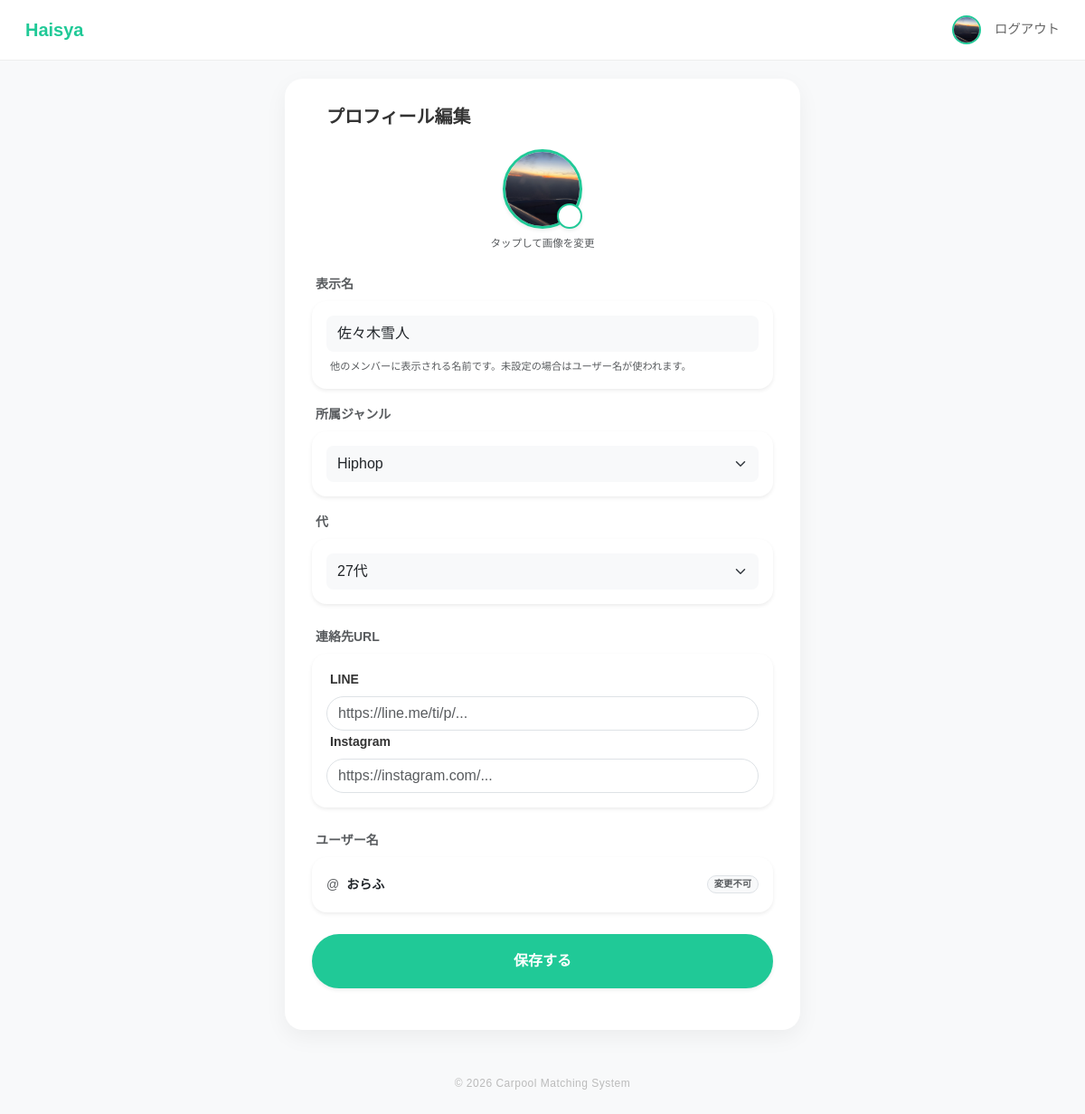
/profile/edit (signed in), run on the app's committed database.
### app/models/user.py (models this page shows, shortened)
class User(db.Model, UserMixin):
    __tablename__ = "users"
    id = db.Column(db.Integer, primary_key=True)
    username = db.Column(db.String(50), unique=True, nullable=False)
    password = db.Column(db.String(200), nullable=False)
    display_name = db.Column(db.String(50))
    icon = db.Column(db.String(200), default="default.png")
    genre = db.Column(db.String(50))  # 所属ジャンル
    age = db.Column(db.Integer)
    line_url = db.Column(db.String(200), nullable=True)
    insta_url = db.Column(db.String(200), nullable=True)

### app/profiles/routes.py (the view, shortened to what this page needs)
@profile_bp.route('/edit', methods=['GET', 'POST'])
@login_required
def edit():
    return render_template('profile_setting.html')

### app/models/user.py (called while the page is built)
@login_manager.user_loader
def load_user(user_id):
    return User.query.get(int(user_id))

### app/templates/profile_setting.html (shortened to what this page needs)
{% extends "layout.html" %}
{% block content %}
<div class="d-flex align-items-center mb-4">
    <h5 class="fw-bold mb-0">プロフィール編集</h5>
</div>
<form action="{{ url_for('profile.edit') }}" method="POST" enctype="multipart/form-data">
    <div class="text-center mb-4">
        <div class="position-relative d-inline-block">
            <img id="iconPreview"
                 src="{{ url_for('static', filename=current_user.icon or 'default.png') }}"
                 alt="アイコン"
                 class="rounded-circle shadow-sm"
                 style="width: 88px; height: 88px; object-fit: cover;
                        border: 3px solid var(--walica-green);">
            <label for="iconInput"
                   class="position-absolute bottom-0 end-0 rounded-circle d-flex align-items-center justify-content-center bg-white shadow-sm"
                   style="width: 28px; height: 28px; cursor: pointer;
                          border: 2px solid var(--walica-green);">
            </label>
        </div>
        <p class="text-muted mt-2 mb-0" style="font-size: 0.72rem;">タップして画像を変更</p>
    </div>
    <div class="mb-3">
        <label class="form-label small fw-bold text-muted px-1">表示名</label>
        <div class="bg-white rounded-4 p-3 shadow-sm">
            <input type="text"
                   name="display_name"
                   class="form-control border-0 bg-light py-2 rounded-3"
                   placeholder="例：田中太郎"
                   value="{{ current_user.display_name or '' }}"
                   maxlength="50">
            <small class="text-muted mt-2 d-block" style="font-size: 0.7rem;">
                他のメンバーに表示される名前です。未設定の場合はユーザー名が使われます。
            </small>
        </div>
    </div>
    <div class="mb-3">
        <label class="form-label small fw-bold text-muted px-1">所属ジャンル</label>
        <div class="bg-white rounded-4 p-3 shadow-sm">
            <select name="genre" class="form-select border-0 bg-light py-2 rounded-3">
                <option value="hiphop" {% if current_user.genre == 'hiphop' %}selected{% endif %}>Hiphop</option>
            </select>
        </div>
    </div>
    <div class="mb-4">
        <label class="form-label small fw-bold text-muted px-1">代</label>
        <div class="bg-white rounded-4 p-3 shadow-sm">
            <select name="age" class="form-select border-0 bg-light py-2 rounded-3">
                {% for i in range(1, 51) %}
                    <option value="{{ i }}" {% if current_user.age == i %}selected{% endif %}>
                        {{ i }}代
                    </option>
                {% endfor %}
            </select>
        </div>
    </div>
    <div class="mb-4">
        <label class="form-label small fw-bold text-muted px-1">連絡先URL</label>
        <div class="bg-white rounded-4 p-3 shadow-sm">
            <label class="fw-bold small mb-2">LINE</label>
            <input type="url" name="line_url" class="form-control rounded-pill"
                value="{{ current_user.line_url or '' }}" placeholder="https://line.me/ti/p/...">
            <label class="fw-bold small mb-2">Instagram</label>
            <input type="url" name="insta_url" class="form-control rounded-pill"
                value="{{ current_user.insta_url or '' }}" placeholder="https://instagram.com/...">
        </div>
    </div>
    <div class="mb-4">
        <label class="form-label small fw-bold text-muted px-1">ユーザー名</label>
        <div class="bg-white rounded-4 p-3 shadow-sm">
            <div class="d-flex align-items-center gap-2 py-1">
                <span class="text-muted small">@</span>
                <span class="fw-bold text-dark small">{{ current_user.username }}</span>
                <span class="ms-auto badge bg-light text-muted border rounded-pill"
                      style="font-size: 0.65rem;">変更不可</span>
            </div>
        </div>
    </div>
    <div class="d-grid mt-4 mb-3">
        <button type="submit" class="btn btn-walica-reverce py-3 fw-bold rounded-pill shadow-sm">
            保存する
        </button>
    </div>
</form>
{% endblock %}

### app/templates/layout.html (shortened to what this page needs)
<!DOCTYPE html>
<html lang="ja">
<head>
    <link href="https://cdn.jsdelivr.net/npm/bootstrap@5.3.3/dist/css/bootstrap.min.css" rel="stylesheet">
    <link rel="stylesheet" href="{{ url_for('static', filename='main.css') }}">
</head>
<body>
<nav class="navbar navbar-walica sticky-top">
    <div class="container-fluid d-flex align-items-center">
        <a class="navbar-brand" href="/">Haisya</a>
        <div class="ms-auto d-flex align-items-center">
            {% if current_user.is_authenticated %}
                <a href="{{ url_for('profile.edit') }}" class="text-decoration-none ms-3">
                    {% set has_icon = current_user.icon and current_user.icon != 'default.png' %}
                    {% if has_icon %}
                    <img src="{{ url_for('static', filename=current_user.icon) }}"
                        alt="プロフィール"
                        class="rounded-circle"
                        style="width: 32px; height: 32px; object-fit: cover;
                                border: 2px solid var(--walica-green);">
                    {% endif %}
                </a>
                <a href="/logout" class="nav-link-custom">ログアウト</a>
            {% else %}
                <a href="/login" class="nav-link-custom">ログイン</a>
                <a href="/register" class="btn btn-walica-reverce ms-3 py-1 px-3" style="font-size:0.85rem;">新規登録</a>
            {% endif %}
        </div>
    </div>
</nav>
<div class="main-container">
    <div class="main-card">
        {% block content %}{% endblock %}
    </div>
    <footer>
        &copy; 2026 Carpool Matching System
    </footer>
</div>
</body>
</html>

### app/static/main.css (style rules this page uses)
:root { --main-color: #eeeeee; --bg-color: white; }

### app/templates/layout.html (style rules this page uses)
:root { --walica-green: #20c997; --bg-color: #f8f9fa; --text-dark: #333333; }
body { background-color: var(--bg-color); font-family: 'Noto Sans JP', sans-serif; color: var(--text-dark); }
.navbar-walica { background-color: white; border-bottom: 1px solid #eee; padding: 0.8rem 1rem; }
.navbar-brand { font-weight: 700; color: var(--walica-green) !important; font-size: 1.25rem; }
.main-container { max-width: 600px; margin: 20px auto; padding: 0 15px; }
.main-card { background: white; border-radius: 20px; padding: 30px; box-shadow: 0 8px 24px rgba(0, 0, 0, 0.05); border: none; }
.btn-walica-reverce { background-color: var(--walica-green); color: white; border: 2px solid var(--walica-green); border-radius: 12px; font-weight: 600; padding-left: 1rem; padding-right: 1rem; display: inline-flex; align-items: center; justify-content: center; }
.nav-link-custom { color: #666; text-decoration: none; font-size: 0.9rem; margin-left: 15px; }
footer { color: #bbb; margin: 50px 0 30px; text-align: center; font-size: 12px; letter-spacing: 0.5px; }

### data on the page
User: icon (picture), display_name "佐々木雪人", genre "Hiphop", age "27代", username "おらふ"
